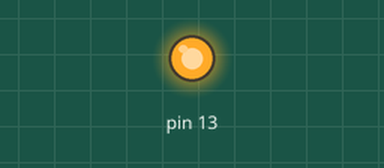
This sketch was run on a simulated Arduino Uno, built with avr-gcc and run on an emulated ATmega328P. Parts: output pins drawn as LEDs (lit = HIGH).

Above: at 2.5 s.
At 6.0 s:
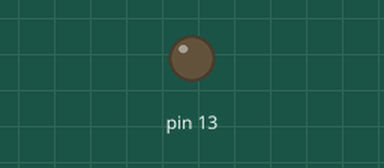
Timing chart, 0 to 9.1 s (numbered marks = the images above):
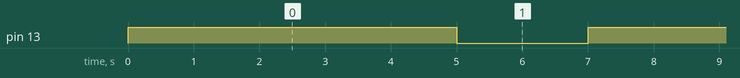

The sketch:

relay.ino
```cpp
void setup() {
  pinMode(13, OUTPUT);
}

void loop() {
  digitalWrite(13, 1);
  delay(5000);
  digitalWrite(13, 0);
  delay(2000);
}
```

Measured:
- by itself, pin 13: alternates HIGH for 5.0 s and LOW for 2.0 s
